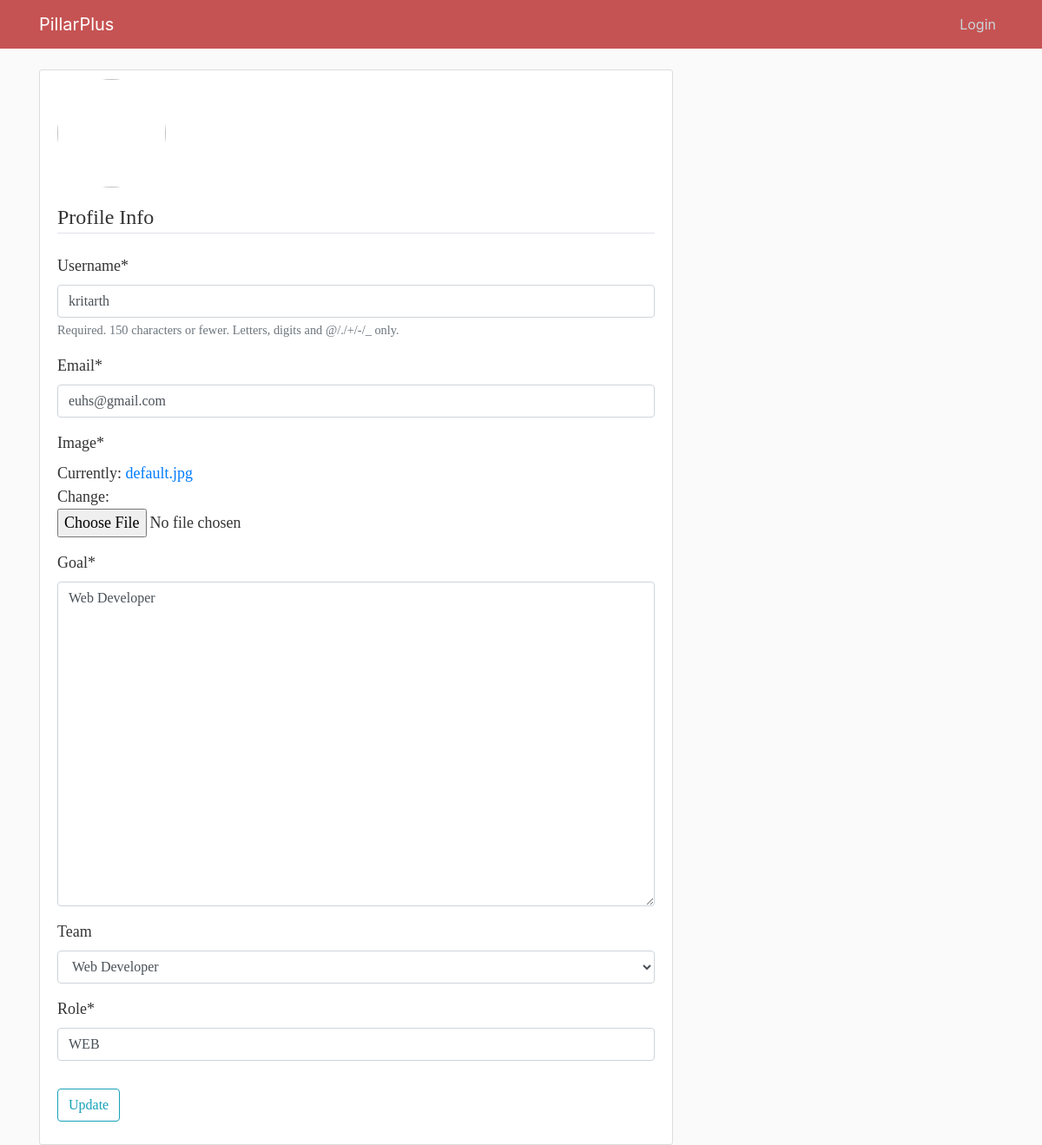
/profile/kritarth, run on an earlier commit of the app's database.
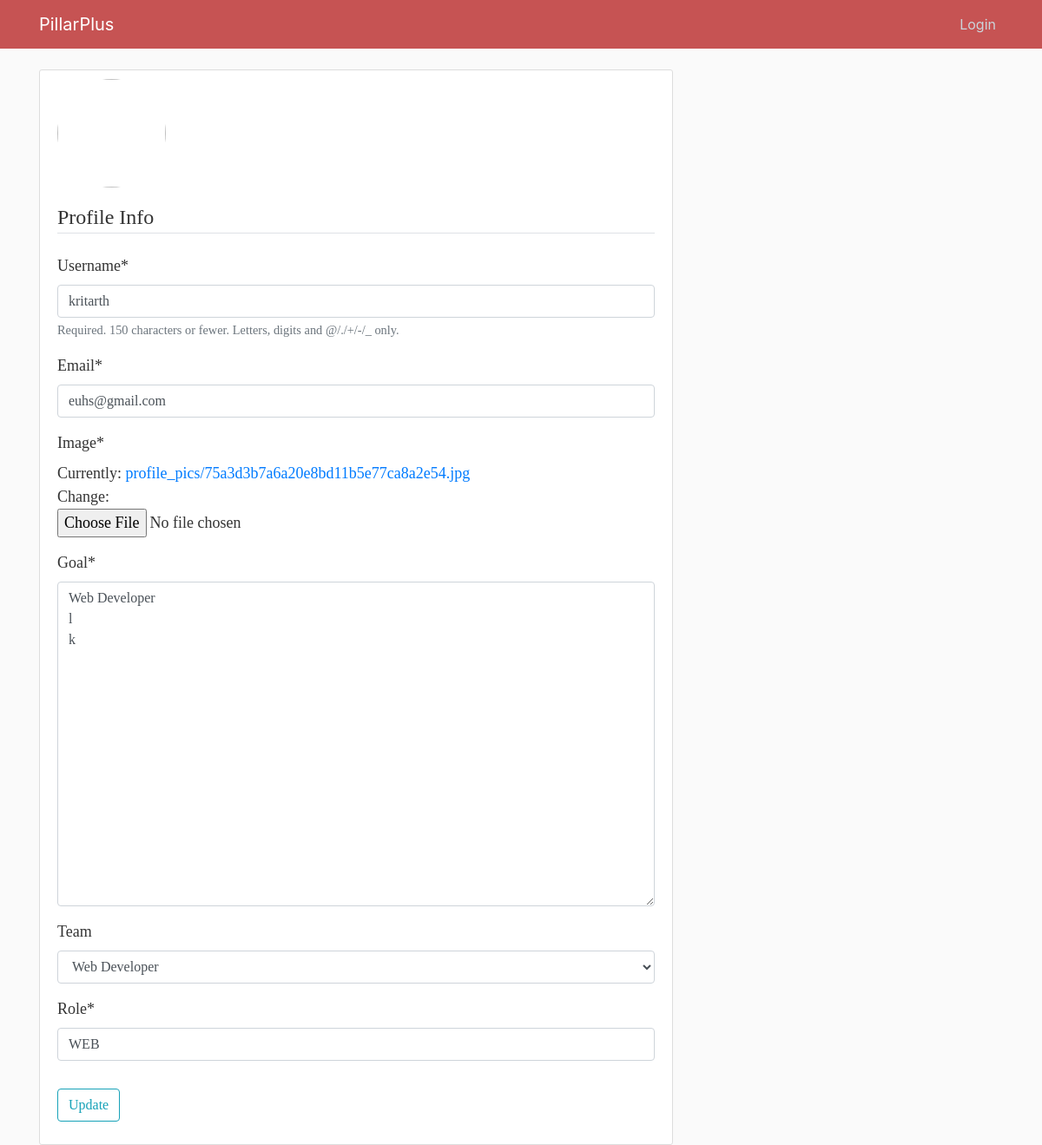
And on a later commit of the database.
### users/models.py (models this page shows)
class Profile(models.Model):
    user = models.OneToOneField(User, on_delete=models.CASCADE)
    image = models.ImageField(default='default.jpg', upload_to='profile_pics')
    goal=models.CharField(max_length=1000)
    role=models.CharField(max_length=100)
    team=models.ForeignKey(Team,on_delete=models.CASCADE,blank=True, null=True)
    last_time_logout=models.DateTimeField(blank=True, null=True)
    '''def __str__(self):
        return f'{self.user.username} Profile'

    def save(self, *args,**kwargs):
        super().save( *args,**kwargs)

        img = Image.open(self.image.path)

        if img.height > 300 or img.width > 300:
            output_size = (300, 300)
            img.thumbnail(output_size)
            img.save(self.image.path)
    '''

### users/views.py (the view)
# urls.py: path('profile/<str:name>',user_views.profileupdate,name='profileupdate'),
def profileupdate(request,name):
    user=User.objects.get(username=name)
    print(type(user))
    print(type(request.user))
    if request.method == 'POST':
        u_form = UserUpdateForm(request.POST, instance=user)
        p_form = ProfileUpdateForm(request.POST,
                                   request.FILES,
                                   instance=user.profile)
        if u_form.is_valid() and p_form.is_valid():
            u_form.save()
            p_form.save()
            messages.success(request, f'Your account has been updated!')
            return redirect('user-posts',username=name)
    else:
        u_form = UserUpdateForm(instance=user)
        p_form = ProfileUpdateForm(instance=user.profile)
    context = {
        'u_form': u_form,
        'p_form': p_form
    }
    return render(request, 'users/profileupdate.html',context)

### users/forms.py
class UserUpdateForm(forms.ModelForm):
    email = forms.EmailField()
    class Meta:
        model = User
        fields = ['username', 'email']

class ProfileUpdateForm(forms.ModelForm):
    class Meta:
        model = Profile
        fields = ['image','goal','team','role']
        widgets = { 'goal': forms.Textarea(attrs={'rows':15, 'cols':20}),}

### blog/models.py (called while the page is built)
    def __str__(self):
        return self.name

### users/templates/users/profileupdate.html (shortened to what this page needs)
{% extends "blog/base.html" %}
{% load crispy_forms_tags %}
{% block content %}
    <div class="content-section">
      <div class="media">
        <img class="rounded-circle account-img" src="{{ user.profile.image.url }}">
        <div class="media-body">
        </div>
      </div>
      <form method="POST" enctype="multipart/form-data">
          <fieldset class="form-group">
              <legend class="border-bottom mb-4">Profile Info</legend>
              {{ u_form|crispy }}
              {{ p_form|crispy }}
          </fieldset>
          <div class="form-group">
              <button class="btn btn-outline-info" type="submit">Update</button>
          </div>
      </form>
    </div>
{% endblock content %}

What changed in the data, as far as the page shows it:
changed Profile "Web Developer": goal "Web Developer" → "Web Developer l k"
Also different on the page:
text no longer shown: "Image * Currently: default.jpg Change: Goal * Team Role *"
text now shown: "Image * Currently: profile_pics/75a3d3b7a6a20e8bd11b5e77ca8a2e54.jpg Change: Goal * Team Role *"
